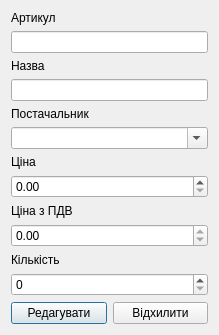
<?xml version="1.0" encoding="UTF-8"?>
<ui version="4.0">
 <class>EditGoodDialog</class>
 <widget class="QDialog" name="EditGoodDialog">
  <property name="geometry">
   <rect>
    <x>0</x>
    <y>0</y>
    <width>219</width>
    <height>326</height>
   </rect>
  </property>
  <property name="windowTitle">
   <string>Редагування товару</string>
  </property>
  <property name="windowIcon">
   <iconset resource="icons.qrc">
    <normaloff>:/icons/icons/edit.ico</normaloff>:/icons/icons/edit.ico</iconset>
  </property>
  <layout class="QGridLayout" name="gridLayout">
   <item row="8" column="0">
    <widget class="QLabel" name="pricePDVLabel">
     <property name="text">
      <string>Ціна з ПДВ</string>
     </property>
    </widget>
   </item>
   <item row="10" column="0">
    <widget class="QLabel" name="countLabel">
     <property name="text">
      <string>Кількість</string>
     </property>
    </widget>
   </item>
   <item row="7" column="0">
    <widget class="QDoubleSpinBox" name="priceSpinBox">
     <property name="maximum">
      <double>100000000000000000000.000000000000000</double>
     </property>
    </widget>
   </item>
   <item row="6" column="0">
    <widget class="QLabel" name="priceLabel">
     <property name="text">
      <string>Ціна</string>
     </property>
    </widget>
   </item>
   <item row="11" column="0">
    <widget class="QSpinBox" name="countSpinBox">
     <property name="maximum">
      <number>99999</number>
     </property>
    </widget>
   </item>
   <item row="0" column="0">
    <widget class="QLabel" name="codLabel">
     <property name="text">
      <string>Артикул</string>
     </property>
    </widget>
   </item>
   <item row="4" column="0">
    <widget class="QLabel" name="providerLabel">
     <property name="text">
      <string>Постачальник</string>
     </property>
    </widget>
   </item>
   <item row="2" column="0">
    <widget class="QLabel" name="namelabel">
     <property name="text">
      <string>Назва</string>
     </property>
    </widget>
   </item>
   <item row="1" column="0">
    <widget class="QLineEdit" name="codEdit"/>
   </item>
   <item row="3" column="0">
    <widget class="QLineEdit" name="nameEdit"/>
   </item>
   <item row="5" column="0">
    <widget class="QComboBox" name="providerCombo">
     <property name="editable">
      <bool>true</bool>
     </property>
    </widget>
   </item>
   <item row="12" column="0">
    <layout class="QHBoxLayout" name="horizontalLayout">
     <item>
      <widget class="QPushButton" name="editButton">
       <property name="text">
        <string>Редагувати</string>
       </property>
      </widget>
     </item>
     <item>
      <widget class="QPushButton" name="cancelButton">
       <property name="text">
        <string>Відхилити</string>
       </property>
      </widget>
     </item>
    </layout>
   </item>
   <item row="9" column="0">
    <widget class="QDoubleSpinBox" name="pricePDVSpinBox">
     <property name="readOnly">
      <bool>true</bool>
     </property>
     <property name="maximum">
      <double>99699999999.990005493164063</double>
     </property>
    </widget>
   </item>
  </layout>
 </widget>
 <resources>
  <include location="icons.qrc"/>
 </resources>
 <connections/>
</ui>
